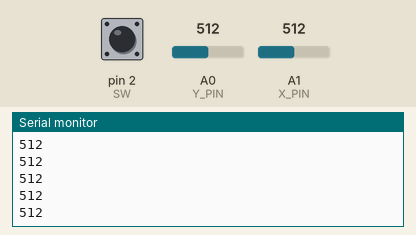
Recording of a sketch running on a simulated Arduino Uno, built with avr-gcc and run on an emulated ATmega328P. Parts: the last lines printed to the serial monitor. Inputs (shaded band) come from the test bench; at power-on: A0 (Y_PIN) = 512, A1 (X_PIN) = 512, pin 2 (SW) HIGH. No radio packets arrive unless stated.

Above: at 1.2 s.
1.3 s: A0 (Y_PIN) set to 716
At 2.1 s:
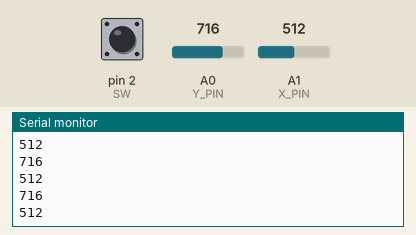
2.8 s: A1 (X_PIN) set to 306
At 3.8 s:
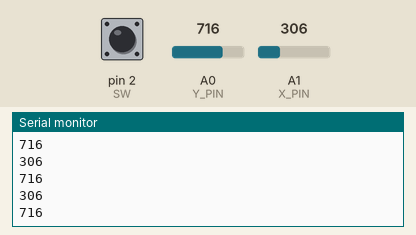
4.3 s: A0 (Y_PIN) set to 900
At 5.4 s:
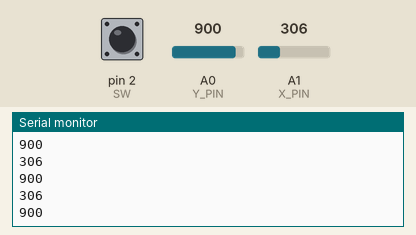
5.8 s: A1 (X_PIN) set to 122
At 6.4 s:
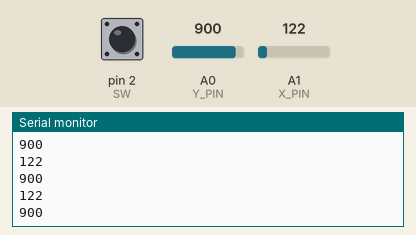
Timing chart, 0 to 8.3 s (numbered marks = the images above; inputs shaded):
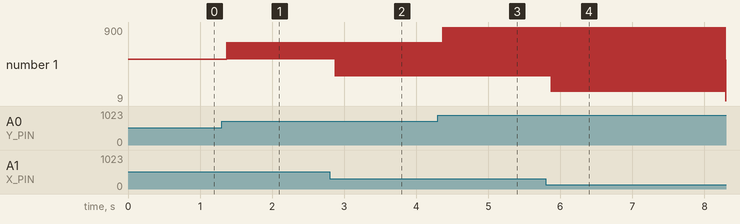

The sketch:

transmitter.ino
```cpp
/* ARDUINO CAR USING NRF24L01 AND JOYSTICK - TRANSMITTER
 * CODE POWERED BY TRINH DUC DAI
 * (https://www.facebook.com/dai.trinh.pro)
 * WIRING
 * NRF24L01   ||    ARDUINO
 *  GND  (1)  ->      GND
 *  VCC  (2)  ->      VCC
 *  CE   (3)  ->      D9
 *  CSN  (4)  ->      D10
 *  CLK  (5)  ->      D13
 *  MOSI (6)  ->      D11
 *  MISO (7)  ->      D12
 */

#include <SPI.h>
#include <RF24.h>
#include <nRF24L01.h>

const int X_PIN = A1;
const int Y_PIN = A0;
const int SW = 2;

const uint64_t pipes[2] = {0xF0F0F0F0E1LL, 0xF0F0F0F0D2LL};
RF24 radio(9, 10);

struct JS_value {
    int VRX;
    int VRY;
    boolean KEY;
};

JS_value sent_data;

void setup() {
  // put your setup code here, to run once:
  pinMode(X_PIN, INPUT);
  pinMode(Y_PIN, INPUT);
  pinMode(SW, INPUT_PULLUP);

  Serial.begin(9600);

  radio.begin();
  radio.setAutoAck(false);
  radio.setDataRate(RF24_250KBPS);
  radio.openWritingPipe(pipes[1]);
  radio.openReadingPipe(1, pipes[0]);
}

void loop() {
  // put your main code here, to run repeatedly:
  Serial.println(analogRead(X_PIN));
  sent_data.VRX = analogRead(X_PIN);
  Serial.println(analogRead(Y_PIN));
  sent_data.VRY = analogRead(Y_PIN);
  sent_data.KEY = digitalRead(SW);
  radio.write(&sent_data, sizeof(JS_value));
}
```

Measured:
- after the input at 1.3 s, the serial monitor: prints a new line after 0.07 s (image 1)
- after the input at 2.8 s, the serial monitor: prints a new line after 0.08 s (image 2)
- after the input at 4.3 s, the serial monitor: prints a new line after 0.07 s (image 3)
- after the input at 5.8 s, the serial monitor: prints a new line after 0.07 s (image 4)
- plotted number 1: 512 → 716 after the input at 1.3 s
